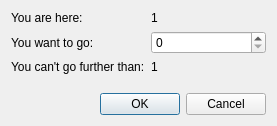
<?xml version="1.0" encoding="UTF-8"?>
<ui version="4.0">
 <class>Dialog</class>
 <widget class="QDialog" name="Dialog">
  <property name="geometry">
   <rect>
    <x>0</x>
    <y>0</y>
    <width>277</width>
    <height>126</height>
   </rect>
  </property>
  <property name="windowTitle">
   <string>Go to line</string>
  </property>
  <layout class="QGridLayout" name="gridLayout">
   <item row="0" column="0">
    <layout class="QFormLayout" name="formLayout">
     <property name="fieldGrowthPolicy">
      <enum>QFormLayout::AllNonFixedFieldsGrow</enum>
     </property>
     <item row="0" column="0">
      <widget class="QLabel" name="label">
       <property name="text">
        <string>You are here:</string>
       </property>
      </widget>
     </item>
     <item row="0" column="1">
      <widget class="QLabel" name="lblCurrentLine">
       <property name="text">
        <string>1</string>
       </property>
      </widget>
     </item>
     <item row="1" column="0">
      <widget class="QLabel" name="label_3">
       <property name="text">
        <string>You want to go:</string>
       </property>
      </widget>
     </item>
     <item row="2" column="0">
      <widget class="QLabel" name="label_4">
       <property name="text">
        <string>You can't go further than:</string>
       </property>
      </widget>
     </item>
     <item row="2" column="1">
      <widget class="QLabel" name="lblLineCount">
       <property name="text">
        <string>1</string>
       </property>
      </widget>
     </item>
     <item row="1" column="1">
      <widget class="QSpinBox" name="spinBox"/>
     </item>
    </layout>
   </item>
   <item row="1" column="0">
    <widget class="QDialogButtonBox" name="buttonBox">
     <property name="orientation">
      <enum>Qt::Horizontal</enum>
     </property>
     <property name="standardButtons">
      <set>QDialogButtonBox::Cancel|QDialogButtonBox::Ok</set>
     </property>
    </widget>
   </item>
  </layout>
 </widget>
 <resources/>
 <connections>
  <connection>
   <sender>buttonBox</sender>
   <signal>accepted()</signal>
   <receiver>Dialog</receiver>
   <slot>accept()</slot>
   <hints>
    <hint type="sourcelabel">
     <x>248</x>
     <y>254</y>
    </hint>
    <hint type="destinationlabel">
     <x>157</x>
     <y>274</y>
    </hint>
   </hints>
  </connection>
  <connection>
   <sender>buttonBox</sender>
   <signal>rejected()</signal>
   <receiver>Dialog</receiver>
   <slot>reject()</slot>
   <hints>
    <hint type="sourcelabel">
     <x>316</x>
     <y>260</y>
    </hint>
    <hint type="destinationlabel">
     <x>286</x>
     <y>274</y>
    </hint>
   </hints>
  </connection>
 </connections>
</ui>
